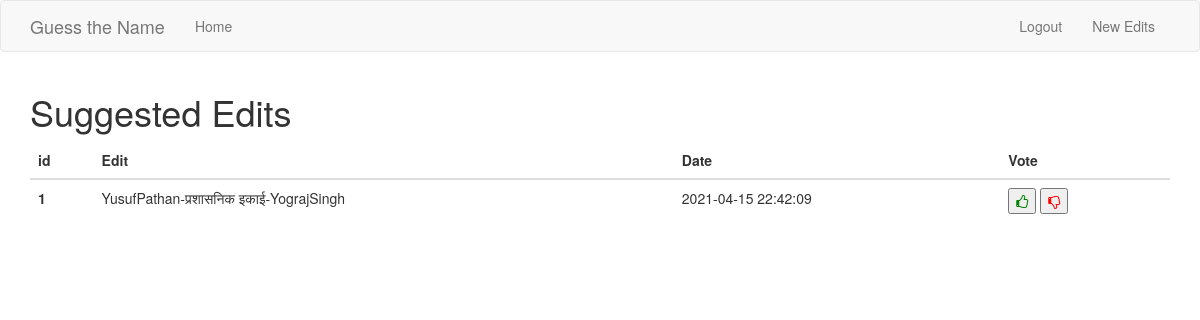
Page /edits/ (signed in) on the earlier database version.
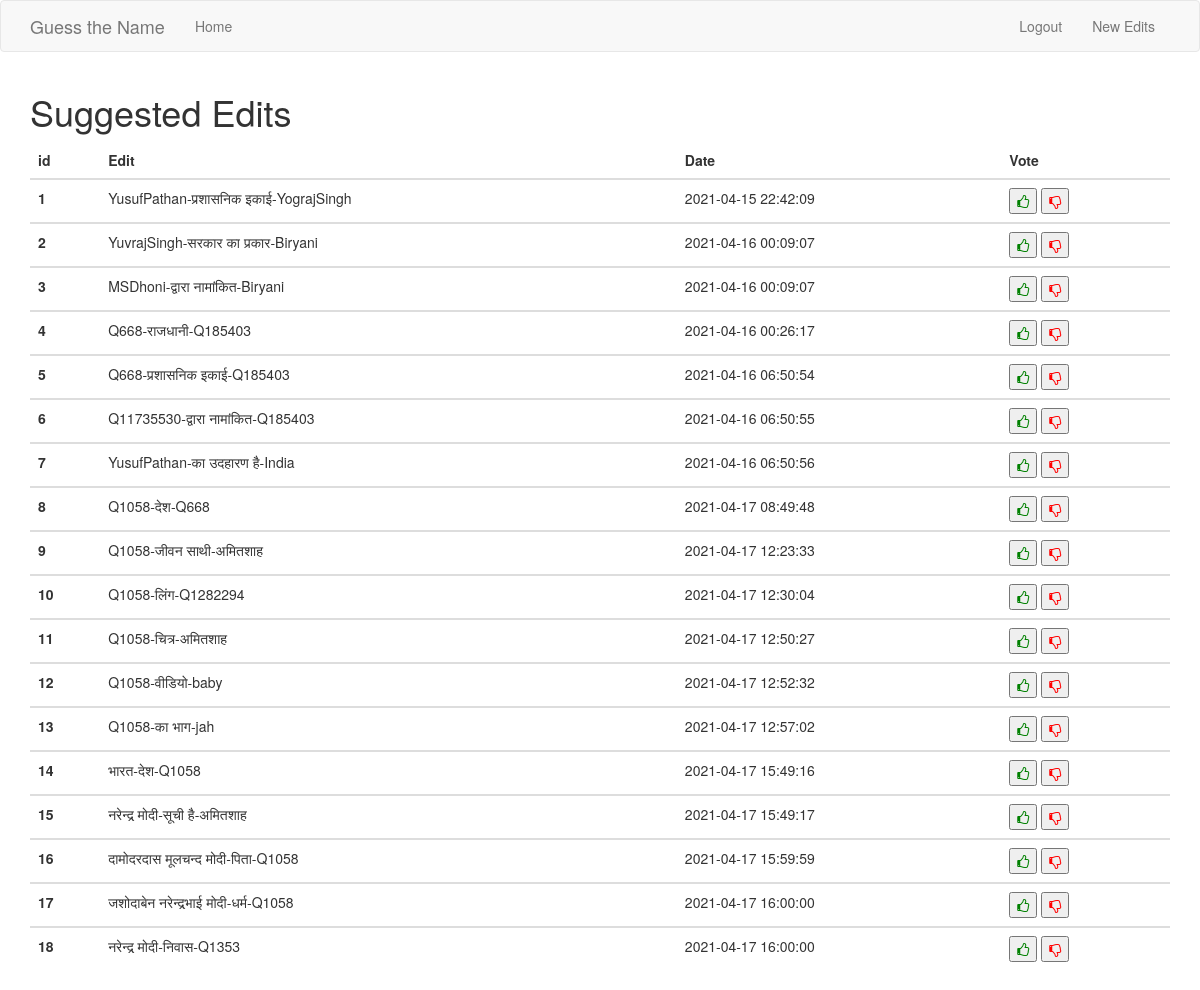
Same page on the later database version.
### app/models.py (models this page shows, shortened)
class Suggestions(db.Model):
    id = db.Column(db.Integer,primary_key=True)
    edit_triplet = db.Column(db.String(256),index=True,unique=True)
    date = db.Column(db.DateTime(timezone=True),default=func.now())
    votes = db.Column(db.Integer,default=1)

### app/webapp.py (the view)
@server_bp.route('/edits/')
@login_required
def new_edits():
    edits = db.session.query(Suggestions).all()
    for edit in edits:
        k = edit.edit_triplet.split('_')
        edit.final = '{}-{}-{}'.format(k[0],k[1],k[2])
    return render_template('edits.html',title='New Edits',data=edits)

### app/models.py (called while the page is built)
@login.user_loader
def load_user(id):
    return User.query.get(int(id))

### app/templates/edits.html
{% extends 'base.html' %}
{% import 'bootstrap/wtf.html' as wtf %}
{% block content %}
<div class ='container'>
<H1>Suggested Edits</H1>
<table class="table table-hover">
  <thead class="table-dark">
    <tr>
      <th scope="col">id</th>
      <th scope="col">Edit</th>
      <th scope="col">Date</th>
      <th scope="col">Vote</th>
    </tr>
  </thead>
  {% for item in data %}
  <tbody>
    <tr>
      <th scope="row">{{item.id}}</th>
      <td>{{item.final}}</td>
      <td>{{item.date}}</td>
      <td>
		<button class="like">
			<i class="fa fa-thumbs-o-up" aria-hidden="true" style="color:green"></i>
		</button>
		<button class="dislike">
			<i class="fa fa-thumbs-o-down" aria-hidden="true" style="color:red"></i>
		</button>
	</td>
    </tr>
   {% endfor %}
  </tbody>
</table>
</div>
{% endblock %}

### app/templates/base.html (shortened to what this page needs)
{% extends 'bootstrap/base.html' %}
{% block navbar %}
<link rel="stylesheet" href="https://cdnjs.cloudflare.com/ajax/libs/font-awesome/4.7.0/css/font-awesome.min.css">
    <nav class="navbar navbar-default">
        <div class="container">
            <div class="navbar-header">
                <a class="navbar-brand" href="{{ url_for('main.index') }}">Guess the Name</a>
            </div>
            <div class="collapse navbar-collapse" id="bs-example-navbar-collapse-1">
                <ul class="nav navbar-nav">
                    <li><a href="{{ url_for('main.index') }}">Home</a></li>
                </ul>
                <ul class="nav navbar-nav navbar-right">
                	{% if current_user.is_anonymous %}
					  <li><a href="{{ url_for('main.login') }}">Login</a></li>
					  {% else %}
					  <li><a href="{{ url_for('main.logout') }}">Logout</a></li>
                      <li><a href="{{ url_for('main.new_edits') }}">New Edits</a></li>
					  {% endif %}
                </ul>
            </div>
        </div>
    </nav>
{% endblock %}

Differences in the rows shown:
added Suggestions: id "2", final "YuvrajSingh-सरकार का प्रकार-Biryani", date "2021-04-16 00:09:07"
added Suggestions: id "3", final "MSDhoni-द्वारा नामांकित-Biryani", date "2021-04-16 00:09:07"
added Suggestions: id "4", final "Q668-राजधानी-Q185403", date "2021-04-16 00:26:17"
added Suggestions: id "5", final "Q668-प्रशासनिक इकाई-Q185403", date "2021-04-16 06:50:54"
added Suggestions: id "6", final "Q11735530-द्वारा नामांकित-Q185403", date "2021-04-16 06:50:55"
added Suggestions: id "7", final "YusufPathan-का उदहारण है-India", date "2021-04-16 06:50:56"
added Suggestions: id "8", final "Q1058-देश-Q668", date "2021-04-17 08:49:48"
added Suggestions: id "9", final "Q1058-जीवन साथी-अमितशाह", date "2021-04-17 12:23:33"
added Suggestions: id "10", final "Q1058-लिंग-Q1282294", date "2021-04-17 12:30:04"
added Suggestions: id "11", final "Q1058-चित्र-अमितशाह", date "2021-04-17 12:50:27"
added Suggestions: id "12", final "Q1058-वीडियो-baby", date "2021-04-17 12:52:32"
added Suggestions: id "13", final "Q1058-का भाग-jah", date "2021-04-17 12:57:02"
added Suggestions: id "14", final "भारत-देश-Q1058", date "2021-04-17 15:49:16"
added Suggestions: id "15", final "नरेन्द्र मोदी-सूची है-अमितशाह", date "2021-04-17 15:49:17"
added Suggestions: id "16", final "दामोदरदास मूलचन्द मोदी-पिता-Q1058", date "2021-04-17 15:59:59"
added Suggestions: id "17", final "जशोदाबेन नरेन्द्रभाई मोदी-धर्म-Q1058", date "2021-04-17 16:00:00"
added Suggestions: id "18", final "नरेन्द्र मोदी-निवास-Q1353", date "2021-04-17 16:00:00"
